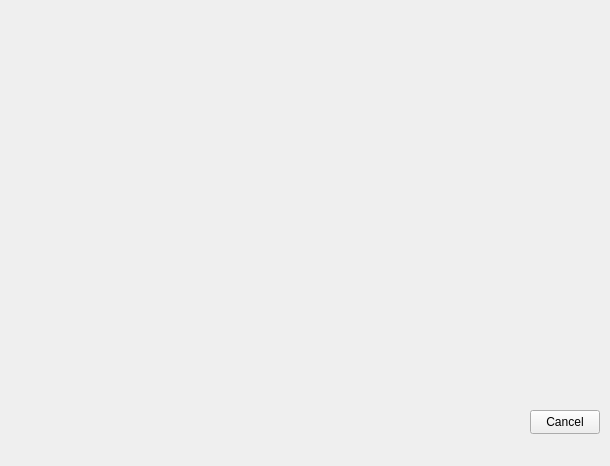
<?xml version="1.0" encoding="UTF-8"?>
<ui version="4.0">
 <class>CatalogForm</class>
 <widget class="QMainWindow" name="CatalogForm">
  <property name="geometry">
   <rect>
    <x>0</x>
    <y>0</y>
    <width>610</width>
    <height>466</height>
   </rect>
  </property>
  <property name="windowTitle">
   <string>Catalogue</string>
  </property>
  <widget class="QWidget" name="widget">
   <widget class="QPushButton" name="bCancel">
    <property name="geometry">
     <rect>
      <x>530</x>
      <y>410</y>
      <width>70</width>
      <height>24</height>
     </rect>
    </property>
    <property name="text">
     <string>Cancel</string>
    </property>
   </widget>
  </widget>
 </widget>
 <layoutdefault spacing="6" margin="11"/>
 <pixmapfunction>qPixmapFromMimeSource</pixmapfunction>
 <includes>
  <include location="local">wfield.h</include>
  <include location="local">catalogformwidgets.h</include>
  <include location="global">qmap.h</include>
  <include location="local">qstatusbar.h</include>
 </includes>
 <resources/>
 <connections>
  <connection>
   <sender>bCancel</sender>
   <signal>clicked()</signal>
   <receiver>CatalogForm</receiver>
   <slot>close()</slot>
   <hints>
    <hint type="sourcelabel">
     <x>20</x>
     <y>20</y>
    </hint>
    <hint type="destinationlabel">
     <x>20</x>
     <y>20</y>
    </hint>
   </hints>
  </connection>
 </connections>
</ui>
